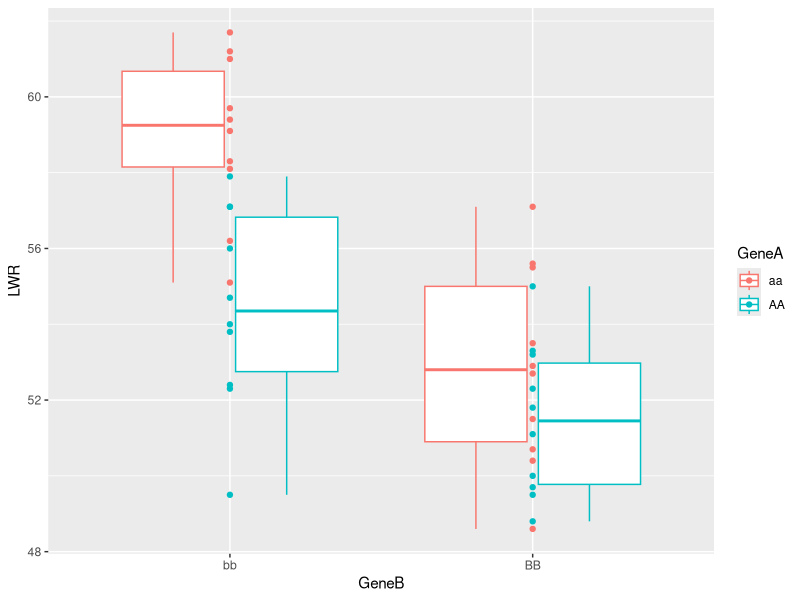
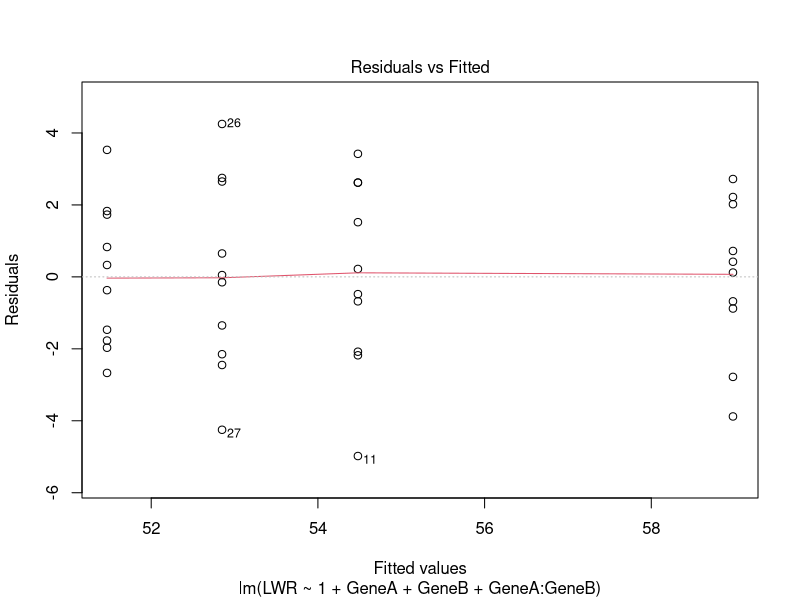
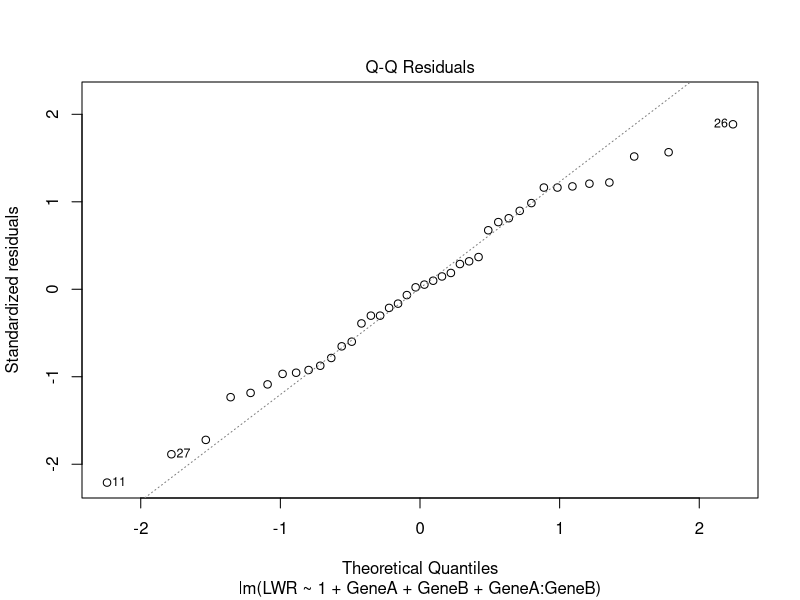
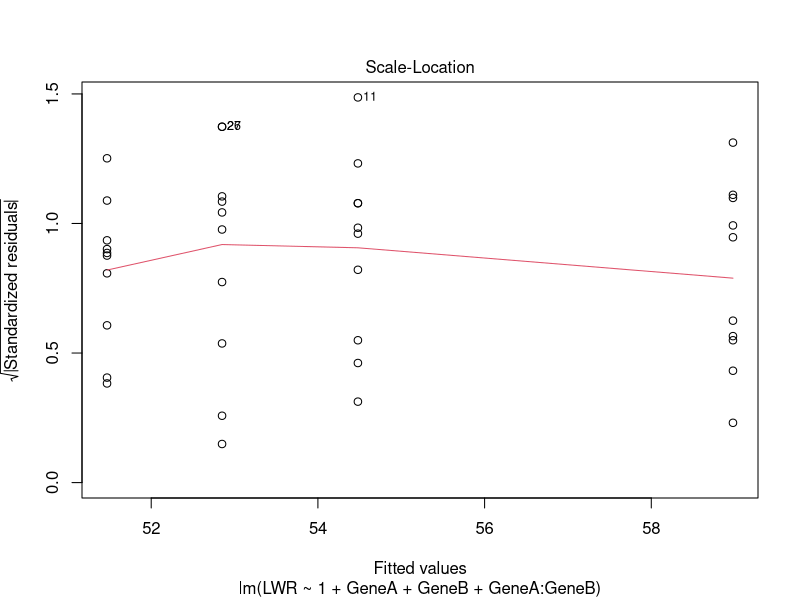
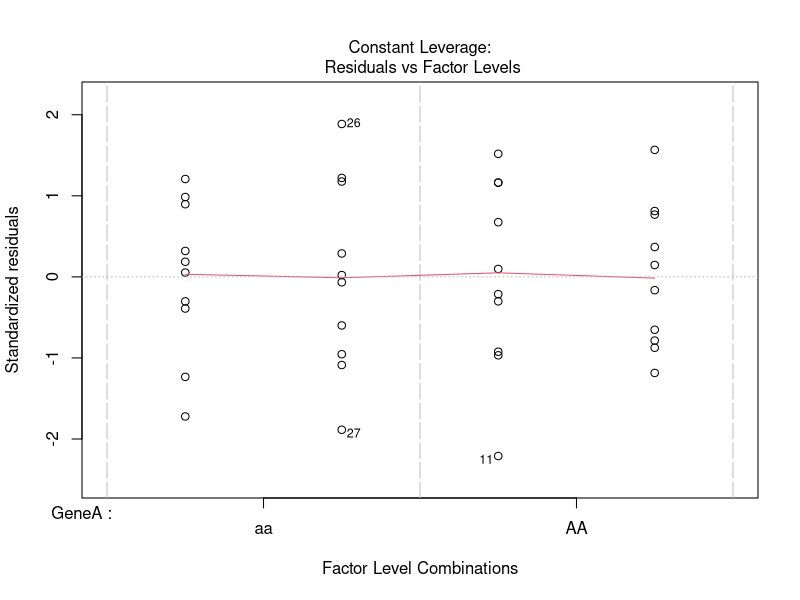
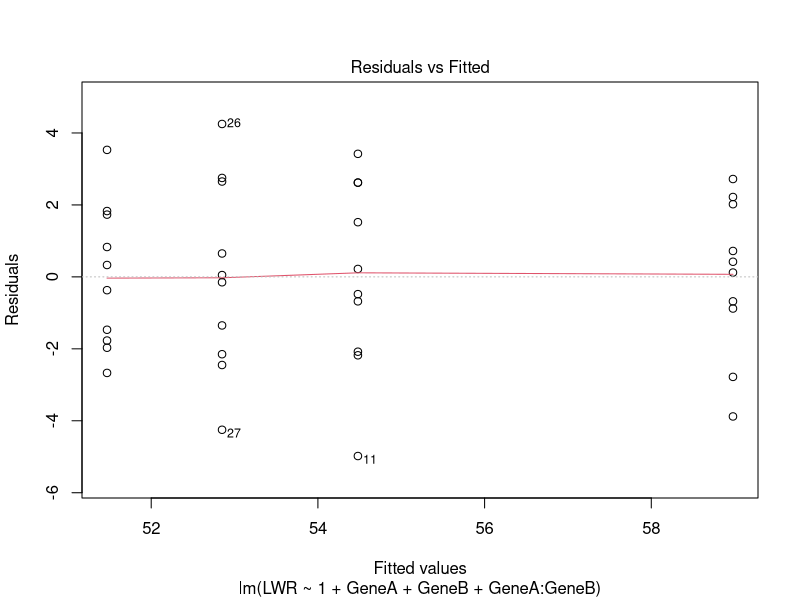
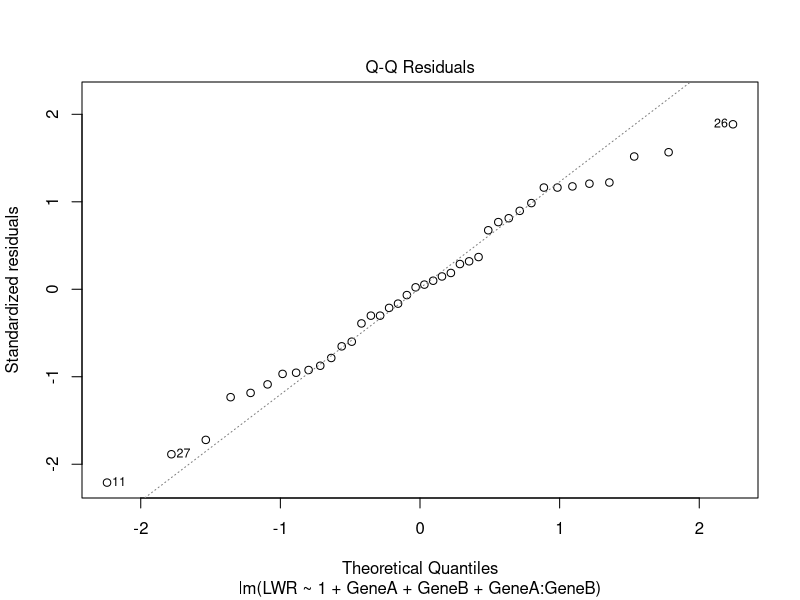
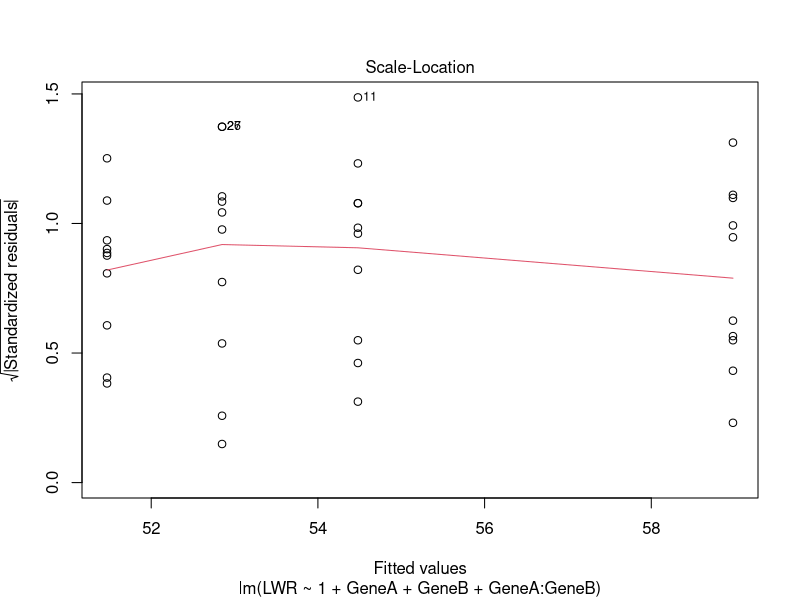

Reproduce these figures in R, in order. (Note: this script raises an error after producing the figures.)
lwr <- read.csv("Data/Prac3mockLWR.csv")
summary(lwr)
str(lwr)

library(ggplot2)

ggplot(data = lwr, aes(GeneB, LWR, color=GeneA)) +
  geom_boxplot()+
  geom_point()


addlm <- lm(LWR ~ 1 + GeneA+GeneB, data = lwr)
summary(addlm)

fullfactlm <- lm(LWR ~ 1 + GeneA+GeneB+GeneA:GeneB, data = lwr)
summary(fullfactlm)


plot(fullfactlm)
summary(aov(LWR ~ 1 + GeneA*GeneB, data = lwr))

anova(fullfactlm)

library(emmeans)
emmeans(fullfactlm, pairwise ~ GeneA*GeneB)
emmeans(fullfactlm, pairwise ~ GeneA)
emmeans(fullfactlm, pairwise ~ GeneB)

plot(fullfactlm)


cabb <- read.csv("Data/Prac3cabbagedata.csv")
str(cabb)

ggplot(cabb, aes(x = Date, y=VitC, color=Cult))+geom_boxplot()


ggplot(cabb, aes(x = Cult, y=VitC))+geom_boxplot()

#### Additive ####
cablm <- lm(VitC ~ 1 + Cult + HeadWt * Date, data = cabb)
summary(cablm)
plot(cablm)

emmeans(cablm, pairwise ~ Cult)
emmeans(cablm, ~ Cult)

#### FF ####
plot(lm(VitC ~ 1 + Cult*Date, data = cabb))

#### Tomatoes ####

tom <- read.csv("Data/Prac3droughtdata.csv")

ggplot(tom, aes(x=Genotype, y=Temperature, color=WaterCondition))+
  geom_boxplot()

lmtom <- lm(Temperature ~ 1 + WaterCondition*Genotype, data=tom)
summary(lmtom)
summary(aov(Temperature ~ 1 + Genotype*WaterCondition, data=tom))
anova(lmtom)
summary(aov(Temperature ~ 1 + Genotype+WaterCondition, data=tom))

emmeans(lmtom, pairwise ~ Genotype|WaterCondition)
emmeans(lmtom,  pairwise~ WaterCondition)


x <- rnorm(100)
x2 <- rnorm(100)+x
y <- x + x2 + rnorm(100)

summary(lm0 <- lm(y~x))
summary(lm(residuals(lm0)~ x2))
summary(aov(y~x+x2))



library(ggplot2)
tree <- read.csv("Data/Prac3forest.csv")
str(tree)
ggplot(tree, aes(x = QuadDiam, y=Density,
                 color=StandType)) +
  geom_point()+
  geom_smooth(method="lm")

lm0 <- lm(Density ~ 1, data=tree)
summary(lm0)
plot(lm0)

lm1 <- lm(Density ~ 1 + QuadDiam, data=tree)
summary(lm1)

lm2 <- lm(Density ~ 1 + QuadDiam+StandType, data=tree)
summary(lm2)

lm3 <- lm(Density ~ 1 + QuadDiam*StandType, data=tree)
summary(lm3)
anova(lm3)

1-(711.7 ^ 2 )/var(tree$Density)
library(emmeans)
emmeans(lm3, pairwise ~ StandType)



summary(lm(QuadDiam ~ 1 + Density * StandType, data=tree))

mice <- read.csv("Data/Prac3diabeticmice.csv")
str(mice)
mice[mice$Diet=="HFD" & mice$Strain=="NODk" & mice$Age>9,] <- NA

ggplot(data = mice, aes(x=Age, y= Wt, color=interaction(Diet, Strain))) + geom_point() +
  stat_smooth(formula = y ~ x)

ggplot(data = mice, aes(x=Age, y= Wt, color=interaction(Diet, Strain))) + geom_point() +
  stat_smooth(formula = y ~ x + I(x^2), method = "lm")

summary(mice)

ggplot(data = mice, aes( y= Wt, x=interaction(Diet, Strain))) + geom_boxplot()

lmmice0 <- lm(Wt ~ 1 + Strain*Diet, data=mice)
summary(lmmice0)

mice$agesq <- mice$Age^2

lmmice <- lm(Wt ~ 1 + Strain*Diet+poly(Age, 2), data=mice[])
lmmice <- lm(Wt ~ 1 + Strain*Diet+Age+I(Age^2), data=mice)
summary(lmmice)
plot(lmmice)

lmmicefull <- lm(Wt ~ 1 + Strain*Diet*Age+Strain*Diet*I(Age^2), data=mice)
summary(lmmicefull)
emmeans(lmmicefull, pairwise~interaction(Diet, Strain))
emmeans(lmmice, pairwise~interaction(Diet, Strain))
